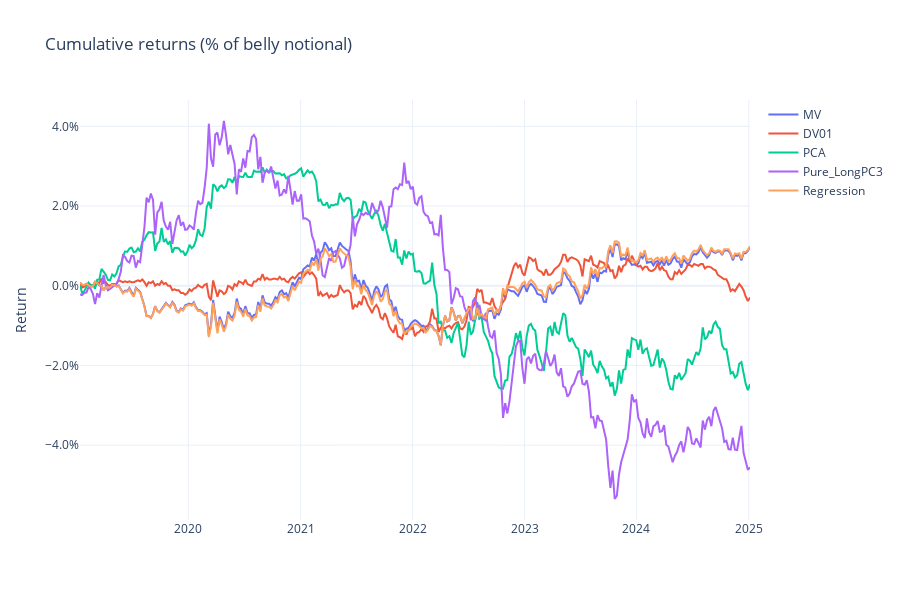

Notebook cell for this chart:
### Code cell
plot_returns(rets,'Cumulative returns (% of belly notional)')

### Figure 1 — Plotly figure (JSON) as saved in the notebook; plotly's stock layout.template omitted (floating-point values rounded to 4 significant figures; data arrays with more than 128 entries replaced by an {"elided": "..."} marker saying what was removed)
{"data": [{"mode": "lines", "name": "MV", "type": "scatter", "x": {"elided": "313 str values"}, "y": {"elided": "313 float values"}}, {"mode": "lines", "name": "DV01", "type": "scatter", "x": {"elided": "313 str values"}, "y": {"elided": "313 float values"}}, {"mode": "lines", "name": "PCA", "type": "scatter", "x": {"elided": "313 str values"}, "y": {"elided": "313 float values"}}, {"mode": "lines", "name": "Pure_LongPC3", "type": "scatter", "x": {"elided": "313 str values"}, "y": {"elided": "313 float values"}}, {"mode": "lines", "name": "Regression", "type": "scatter", "x": {"elided": "313 str values"}, "y": {"elided": "313 float values"}}], "layout": {"height": 600, "showlegend": true, "title": {"text": "Cumulative returns (% of belly notional)"}, "yaxis": {"tickformat": ".1%", "title": {"text": "Return"}}}}
